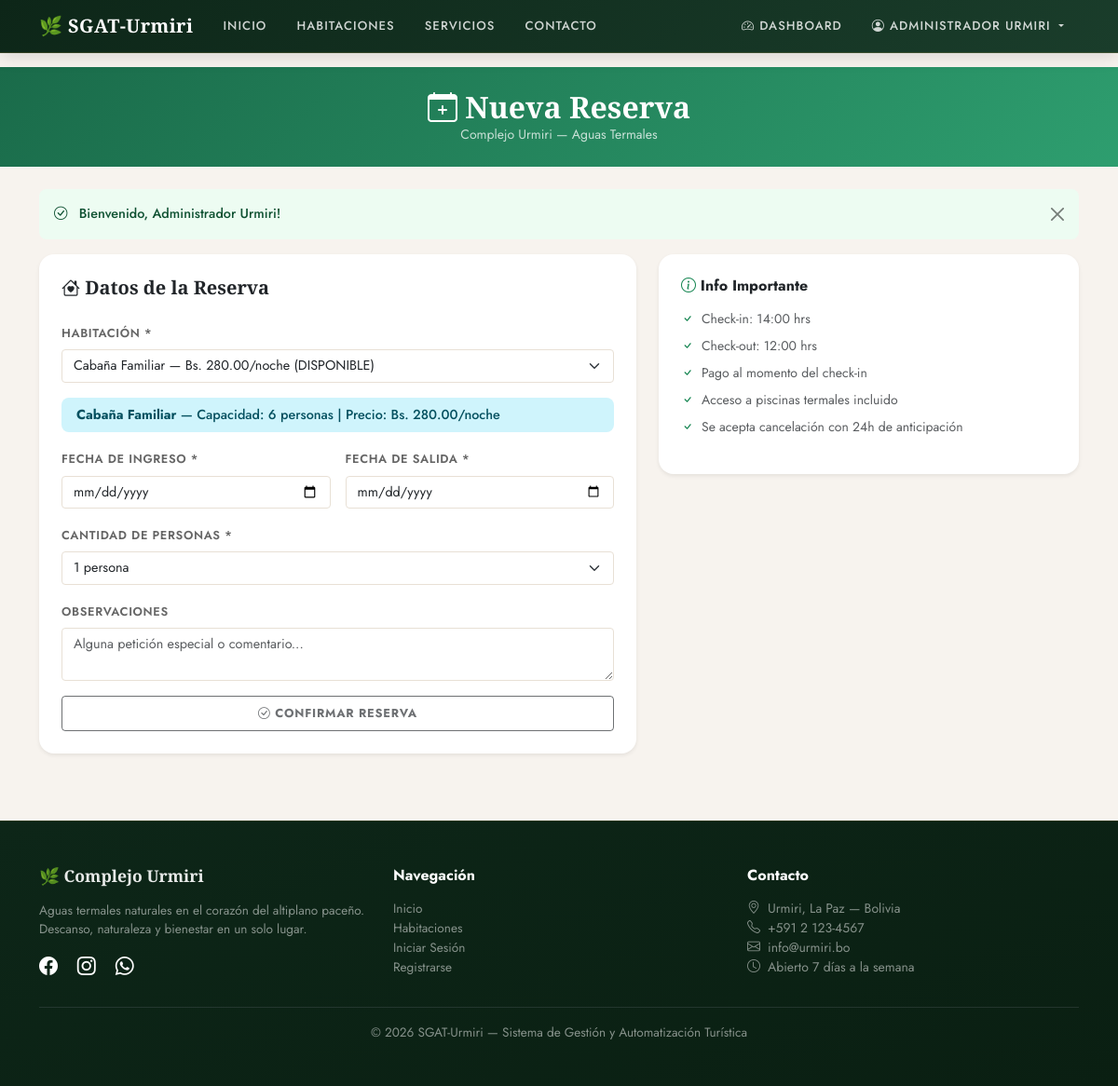
Screenshot of /views/reservas/nueva_reserva.php?hab=2 (signed in) with the database file from the repository.
### tables this page shows
CREATE TABLE habitaciones (
    id INT AUTO_INCREMENT PRIMARY KEY,
    nombre VARCHAR(100) NOT NULL,
    descripcion TEXT,
    capacidad INT NOT NULL DEFAULT 1,
    precio_noche DECIMAL(10,2) NOT NULL,
    imagen VARCHAR(255) DEFAULT 'default.jpg',
    estado ENUM('disponible','ocupada','mantenimiento') DEFAULT 'disponible',
    created_at TIMESTAMP DEFAULT CURRENT_TIMESTAMP,
    updated_at TIMESTAMP DEFAULT CURRENT_TIMESTAMP ON UPDATE CURRENT_TIMESTAMP
);

### config/helpers.php (called while the page is built, shortened)
<?php
function sanitize(string $val): string {
    return htmlspecialchars(trim($val), ENT_QUOTES, 'UTF-8');
}
function bs(float $n): string {
    return 'Bs. ' . number_format($n, 2, '.', ',');
}

### views/reservas/nueva_reserva.php (the view, shortened to what this page needs)
<?php
require_once __DIR__ . '/../../config/helpers.php';
$db = getDB();
$habSeleccionada = (int)($_GET['hab'] ?? 0);
$habitaciones = $db->query(
  "SELECT * FROM habitaciones WHERE estado != 'mantenimiento' ORDER BY nombre"
)->fetchAll();
$habActual = null;
if ($habSeleccionada) {
  $st = $db->prepare("SELECT * FROM habitaciones WHERE id=?");
  $st->execute([$habSeleccionada]);
  $habActual = $st->fetch();
}
?>
<!DOCTYPE html>
<html lang="es">
<head>
  <link rel="stylesheet" href="https://cdn.jsdelivr.net/npm/bootstrap@5.3.3/dist/css/bootstrap.min.css">
  <link rel="stylesheet" href="https://cdn.jsdelivr.net/npm/bootstrap-icons@1.11.3/font/bootstrap-icons.min.css">
  <link rel="stylesheet" href="<?= BASE_URL ?>assets/css/style.css">
</head>
<body>
<?php include __DIR__ . '/../partials/navbar.php'; ?>
<div style="background:linear-gradient(135deg,#1a6b4a,#2e9e6f);" class="py-4 text-white text-center">
  <h2 class="fw-bold mb-0"><i class="bi bi-calendar-plus"></i> Nueva Reserva</h2>
  <p class="small opacity-75 mb-0">Complejo Urmiri — Aguas Termales</p>
</div>
<div class="container py-4">
  <?php include __DIR__ . '/../partials/flash.php'; ?>
  <div class="row g-4">
    <div class="col-lg-7">
      <div class="card border-0 shadow-sm rounded-4">
        <div class="card-body p-4">
          <h5 class="fw-bold mb-4"><i class="bi bi-house-heart"></i> Datos de la Reserva</h5>
          <form action="<?= BASE_URL ?>controllers/reserva_controller.php?action=crear"
                method="POST" id="formReserva">
            <div class="mb-3">
              <label class="form-label fw-semibold">Habitación *</label>
              <select name="habitacion_id" id="habitacion_id" class="form-select" required>
                <?php foreach ($habitaciones as $h): ?>
                <option value="<?= $h['id'] ?>"
                        data-precio="<?= $h['precio_noche'] ?>"
                        <?= ($h['id'] == $habSeleccionada ? 'selected' : '') ?>>
                  <?= sanitize($h['nombre']) ?> —
                </option>
                <?php endforeach; ?>
              </select>
            </div>
            <?php if ($habActual): ?>
            <div class="alert alert-info py-2 small mb-3">
              <strong><?= sanitize($habActual['nombre']) ?></strong> —
              Capacidad: <?= $habActual['capacidad'] ?> personas |
              Precio: <?= bs((float)$habActual['precio_noche']) ?>/noche
            </div>
            <?php endif; ?>
            <div class="row g-3 mb-3">
              <div class="col-md-6">
                <label class="form-label fw-semibold">Fecha de Ingreso *</label>
                <input type="date" name="fecha_ingreso" id="fecha_ingreso"
                       class="form-control" required>
              </div>
              <div class="col-md-6">
                <label class="form-label fw-semibold">Fecha de Salida *</label>
                <input type="date" name="fecha_salida" id="fecha_salida"
                       class="form-control" required>
              </div>
            </div>
            <div class="mb-3">
              <label class="form-label fw-semibold">Cantidad de Personas *</label>
              <select name="cantidad_personas" id="cantidad_personas" class="form-select" required>
                <?php for ($i=1;$i<=10;$i++): ?>
                  <option value="<?= $i ?>"><?= $i ?> persona<?= $i>1?'s':'' ?></option>
                <?php endfor; ?>
              </select>
            </div>
            <div class="mb-3">
              <label class="form-label fw-semibold">Observaciones</label>
              <textarea name="observaciones" class="form-control" rows="2"
                        placeholder="Alguna petición especial o comentario..."></textarea>
            </div>
            <button type="submit" id="btnReservar" class="btn btn-primary-urmiri w-100 py-2 fw-bold" disabled>
              <i class="bi bi-check-circle"></i> Confirmar Reserva
            </button>
          </form>
        </div>
      </div>
    </div>
    <div class="col-lg-5">
      <div class="card border-0 shadow-sm rounded-4">
        <div class="card-body p-4">
          <h6 class="fw-bold mb-3"><i class="bi bi-info-circle text-success"></i> Info Importante</h6>
          <ul class="list-unstyled small text-muted">
            <li class="mb-2"><i class="bi bi-check text-success me-2"></i>Check-in: 14:00 hrs</li>
            <li class="mb-2"><i class="bi bi-check text-success me-2"></i>Check-out: 12:00 hrs</li>
            <li class="mb-2"><i class="bi bi-check text-success me-2"></i>Pago al momento del check-in</li>
            <li class="mb-2"><i class="bi bi-check text-success me-2"></i>Acceso a piscinas termales incluido</li>
            <li><i class="bi bi-check text-success me-2"></i>Se acepta cancelación con 24h de anticipación</li>
          </ul>
        </div>
      </div>
    </div>
  </div>
</div>
<?php include __DIR__ . '/../partials/footer.php'; ?>
</body>
</html>

### assets/css/style.css (style rules this page uses)
:root { --color-primary: #1a3d2b; --color-secondary: #4a7c59; --color-accent: #c9a84c; --color-dark: #0d2618; --color-terracotta: #b5624a; --color-cream: #f7f3ee; --color-warm-stone: #e8e0d5; --color-charcoal: #2c2c2c; --color-light-bg: #f4faf7; --font-display: 'Cormorant Garamond', Georgia, serif; --font-body: 'Jost', 'Segoe UI', sans-serif; --shadow-sm: 0 2px 12px rgba(0,0,0,0.06); --shadow-md: 0 8px 32px rgba(0,0,0,0.10); --shadow-lg: 0 20px 60px rgba(0,0,0,0.14); --radius-sm: 4px; --radius-md: 8px; --radius-lg: 16px; --radius-xl: 24px; }
*, *::before, *::after { box-sizing: border-box; }
body { font-family: var(--font-body); background: var(--color-cream); color: var(--color-charcoal); padding-top: 72px; -webkit-font-smoothing: antialiased; }
h1, h2, h3, h4, h5 { font-family: var(--font-display); font-weight: 400; }
.btn-primary-urmiri { background: var(--color-primary); border-color: var(--color-primary); color: #fff; font-size: 0.8rem; font-weight: 500; letter-spacing: 0.06em; text-transform: uppercase; border-radius: var(--radius-sm); padding: 0.55rem 1.4rem; transition: all 0.25s ease; }
.form-control, .form-select { border-color: var(--color-warm-stone); border-radius: var(--radius-sm); font-family: var(--font-body); font-size: 0.9rem; transition: border-color 0.2s, box-shadow 0.2s; }
.form-label { font-size: 0.8rem; font-weight: 600; letter-spacing: 0.05em; text-transform: uppercase; color: #666; }
.card { border: none; border-radius: var(--radius-lg); box-shadow: var(--shadow-sm); }
.alert { border: none; border-radius: var(--radius-md); font-size: 0.9rem; font-weight: 500; }

### rows the page displays
habitaciones: nombre "Cabaña Familiar", capacidad "6", precio_noche "Bs. 280.00"

### other values shown
$_SESSION['nombre'] "ADMINISTRADOR URMIRI"
$flash['msg'] "Bienvenido, Administrador Urmiri!"
form field habitacion_id "Cabaña Familiar — Bs. 280.00/noche (DISPONIBLE)"
form field cantidad_personas "1 persona"
